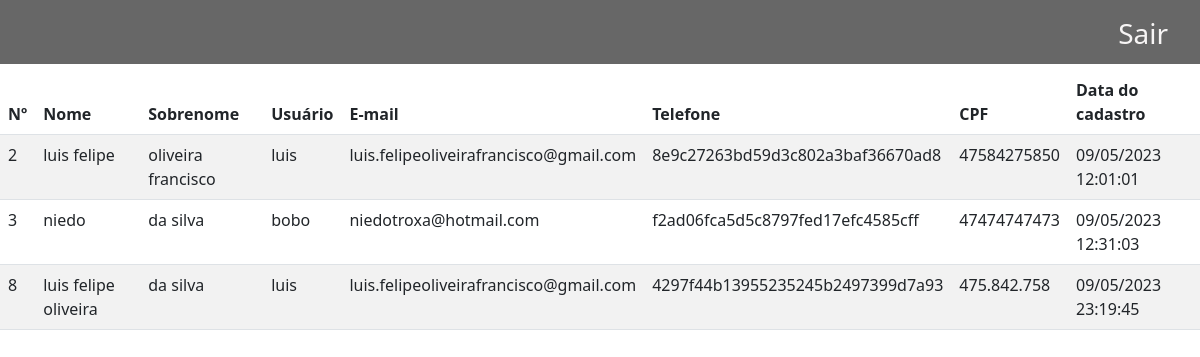
Page /AdmPage.php on the committed database.
### tables this page shows
CREATE TABLE `fatraca_users` (
  `id` int(11) NOT NULL,
  `nome` varchar(255) NOT NULL,
  `sobrenome` varchar(255) NOT NULL,
  `usuario` varchar(255) NOT NULL,
  `email` varchar(60) NOT NULL,
  `senha` varchar(60) NOT NULL,
  `celular` varchar(11) NOT NULL,
  `cpf` varchar(11) NOT NULL,
  `data_cadastro` datetime DEFAULT current_timestamp()
);

### AdmPage.php (the view, shortened to what this page needs)
<?php
try {
    require("./config/connect.php");
    $query = "SELECT * FROM fatraca_users";
    $stmt = $conn->prepare($query);
    $stmt->execute();
    $result = $stmt->fetchAll();
} catch (PDOException $th) {
    echo "Erro: " . $th->getMessage();
}
?>
<!DOCTYPE html>
<html lang="pt-br">
<head>
    <link href="https://cdn.jsdelivr.net/npm/bootstrap@5.2.1/dist/css/bootstrap.min.css" rel="stylesheet"
>
    <link rel="stylesheet" href="./assets/css/admpage.css">
</head>
<body>
    <header>
        <nav class="menu-desktop">
            <ul>
                <li><a href="">Sair</a></li>
            </ul>
        </nav>
    </header>
    <section class="tabela-conteudo">
        <table class="table table-striped">
            <thead>
                <tr>
                    <th>Nº</th>
                    <th>Nome</th>
                    <th>Sobrenome</th>
                    <th>Usuário</th>
                    <th>E-mail</th>
                    <th>Telefone</th>
                    <th>CPF</th>
                    <th>Data do cadastro</th>
                </tr>
            </thead>
            <tbody>
                <?php
                foreach ($result as $linha) {
                    echo "<tr>";
                    echo "<td>" . $linha['id'] . "</td>";
                    echo "<td>" . $linha['nome'] . "</td>";
                    echo "<td>" . $linha['sobrenome'] . "</td>";
                    echo "<td>" . $linha['usuario'] . "</td>";
                    echo "<td>" . $linha['email'] . "</td>";
                    echo "<td>" . $linha['senha'] . "</td>";
                    echo "<td>" . $linha['cpf'] . "</td>";
                    echo "<td>" . date('d/m/Y H:i:s', strtotime($linha['data_cadastro'])) . "</td>";
                    echo "</tr>";
                }
                ?>
            </tbody>
        </table>
    </section>
</body>
</html>

### assets/css/admpage.css (style rules this page uses)
* { box-sizing: border-box; padding: 0; margin: 0; }
header { height: 8vh; padding: 1%; background-color: #676767; }
nav.menu-desktop ul { float: right; }
nav.menu-desktop li { list-style-type: none; }
nav.menu-desktop a { font-size: 28px; padding: 20px; text-decoration: none; color: #f7f5f5; }

### rows in the picture
fatraca_users: id "2", nome "luis felipe", sobrenome "oliveira francisco", usuario "luis", email "luis.felipeoliveirafrancisco@gmail.com", senha "8e9c27263bd59d3c802a3baf36670ad8", cpf "47584275850", data_cadastro "09/05/2023 12:01:01"
fatraca_users: id "3", nome "niedo", sobrenome "da silva", usuario "bobo", email "niedotroxa@hotmail.com", senha "f2ad06fca5d5c8797fed17efc4585cff", cpf "47474747473", data_cadastro "09/05/2023 12:31:03"
fatraca_users: id "8", nome "luis felipe oliveira", sobrenome "da silva", usuario "luis", email "luis.felipeoliveirafrancisco@gmail.com", senha "4297f44b13955235245b2497399d7a93", cpf "475.842.758", data_cadastro "09/05/2023 23:19:45"
